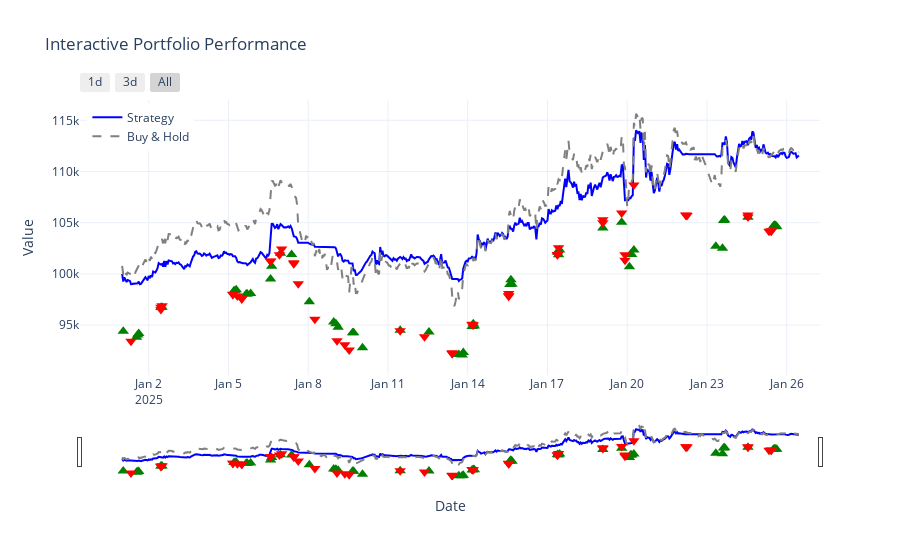

Notebook cell for this chart:
### Code cell
e.plot(show_signals= True)
